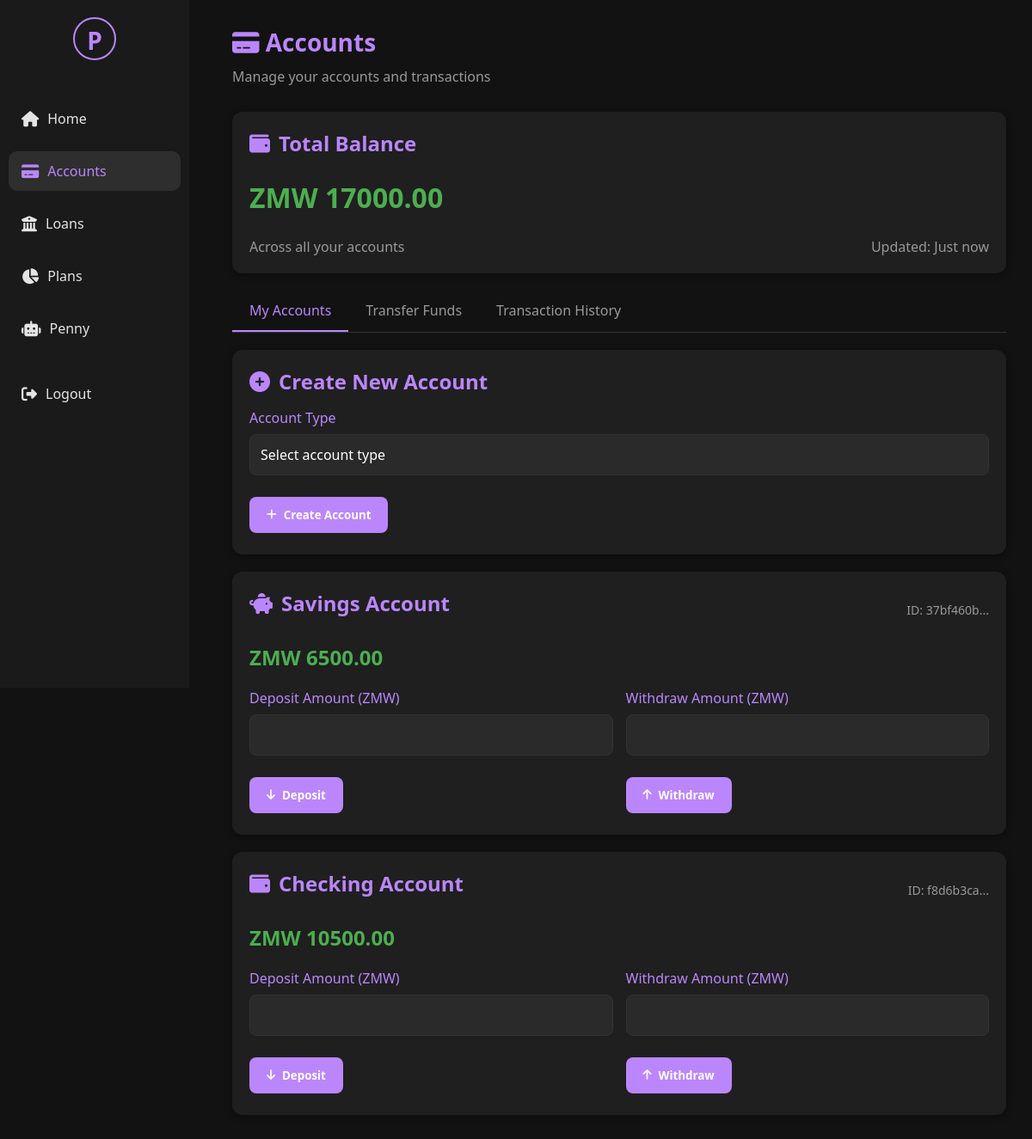
Page /accounts (signed in) on the committed database.
### tables this page shows
CREATE TABLE accounts (
                account_id TEXT PRIMARY KEY,
                user_id TEXT NOT NULL,
                account_type TEXT NOT NULL,
                balance REAL NOT NULL DEFAULT 0,
                active INTEGER NOT NULL DEFAULT 1
            );

### GUI/web_app.py (the view)
@app.route('/accounts')
@login_required
def accounts():
    user_id = session.get('user_id')
    print(f"🔍 Starting accounts page for user {user_id}")
    try:
        print("🔍 Step 1: Calling get_accounts_by_user...")
        start_time = time.time()
        user_accounts = account_service.get_accounts_by_user(user_id)
        print(f"✅ Step 1 completed in {time.time() - start_time:.2f}s - Found {len(user_accounts)} accounts")
        print("🔍 Step 2: Calculating total balance...")
        start_time = time.time()
        total_balance = sum(account['balance'] for account in user_accounts)
        print(f"✅ Step 2 completed in {time.time() - start_time:.2f}s - Total: {total_balance}")
        print("🔍 Step 3: Getting transaction history...")
        start_time = time.time()
        recent_transactions = []
        for account in user_accounts:
            print(f"🔍 Getting transactions for account {account['account_id']}")
            transactions = account_service.get_transaction_history(account['account_id'])
            print(f"✅ Found {len(transactions)} transactions for account {account['account_id']}")
            for transaction in transactions:
                recent_transactions.append({
                    'account_id': account['account_id'],
                    'account_type': account['account_type'],
                    'transaction_type': transaction[0],
                    'amount': transaction[1],
                    'timestamp': transaction[2]
                })
        print(f"✅ Step 3 completed in {time.time() - start_time:.2f}s - Total transactions: {len(recent_transactions)}")
        print("🔍 Step 4: Sorting transactions...")
        start_time = time.time()
        recent_transactions.sort(key=lambda x: x['timestamp'], reverse=True)
        recent_transactions = recent_transactions[:5]
        print(f"✅ Step 4 completed in {time.time() - start_time:.2f}s")
    except Exception as e:
        print(f"❌ Error in accounts route: {e}")
        import traceback
        traceback.print_exc()
        user_accounts = []
        total_balance = 0
        recent_transactions = []
        flash('Error loading accounts. Please try again.')
    print("🔍 Rendering template...")
    return render_template('accounts.html',
                         current_user={'username': session.get('full_name', session.get('username', 'User'))},
                         accounts=user_accounts,
                         total_balance=total_balance,
                         recent_transactions=recent_transactions)

### GUI/web_app.py (called while the page is built)
@app.teardown_appcontext
def teardown_db(exception):
    close_db_connection()

def login_required(f):
    @wraps(f)
    def decorated_function(*args, **kwargs):
        if 'user_id' not in session:
            flash('Please log in to access this page.')
            return redirect(url_for('login'))
        return f(*args, **kwargs)
    return decorated_function

### account/account_service.py (called while the page is built)
    def get_transaction_history(self, account_id: str):
        conn = None
        try:
            conn = get_db_connection()
            cursor = conn.cursor()
            cursor.execute('''
                SELECT transaction_type, amount, timestamp FROM transactions
                WHERE account_id = ? ORDER BY timestamp DESC
            ''', (account_id,))
            return cursor.fetchall()
        finally:
            if conn:
                conn.close()

    def get_accounts_by_user(self, user_id: str):
        user_id = str(user_id)
        conn = None
        try:
            conn = get_db_connection()
            cursor = conn.cursor()
            cursor.execute("SELECT * FROM accounts WHERE user_id = ?", (user_id,))
            rows = cursor.fetchall()
            accounts = []
            for row in rows:
                accounts.append({
                    "account_id": row[0],
                    "user_id": row[1],
                    "account_type": row[2],
                    "balance": row[3],
                    "active": bool(row[4])
                })
            return accounts
        finally:
            if conn:
                conn.close()

### database/db_helper.py (called while the page is built)
def get_db_connection():
    db_path = os.path.join(os.path.dirname(os.path.dirname(__file__)), 'database', 'penny.db')
    for attempt in range(3):
        try:
            conn = sqlite3.connect(db_path, timeout=20.0)  # 20 second timeout
            conn.row_factory = sqlite3.Row
            conn.execute('PRAGMA journal_mode=WAL')
            return conn
        except sqlite3.OperationalError as e:
            if "database is locked" in str(e) and attempt < 2:
                print(f"Database locked, retrying... (attempt {attempt + 1})")
                time.sleep(0.5 * (attempt + 1))  # Exponential backoff
                continue
            else:
                raise

def close_db_connection(conn=None):
    if conn:
        try:
            conn.close()
        except Exception as e:
            print(f"Error closing connection: {e}")

### GUI/templates/accounts.html (shortened to what this page needs)
{% extends "base.html" %}
{% block content %}
<div class="welcome-section">
    <h1><i class="fas fa-credit-card"></i> Accounts</h1>
    <p>Manage your accounts and transactions</p>
</div>
<div class="card balance-card">
    <h2><i class="fas fa-wallet"></i> Total Balance</h2>
    <div class="balance">ZMW {{ "%.2f"|format(total_balance) }}</div>
    <div class="account-details">
        <span>Across all your accounts</span>
        <span>Updated: Just now</span>
    </div>
</div>
<div class="tabs">
    <div class="tab active" data-tab="accounts">My Accounts</div>
    <div class="tab" data-tab="transfer">Transfer Funds</div>
    <div class="tab" data-tab="history">Transaction History</div>
</div>
<div class="tab-content active" id="accounts-tab">
    <div class="card">
        <h2><i class="fas fa-plus-circle"></i> Create New Account</h2>
        <form method="POST" action="{{ url_for('create_account') }}">
            <div class="form-group">
                <label for="account_type">Account Type</label>
                <select class="form-control" id="account_type" name="account_type" required>
                    <option value="">Select account type</option>
                </select>
            </div>
            <button type="submit" class="btn"><i class="fas fa-plus"></i> Create Account</button>
        </form>
    </div>
    {% if accounts %}
        {% for account in accounts %}
        <div class="card">
            <div class="account-header" style="display: flex; justify-content: space-between; align-items: center; margin-bottom: 15px;">
                <h2><i class="fas fa-{{ 'piggy-bank' if account.account_type == 'Savings' else 'wallet' }}"></i> {{ account.account_type }} Account</h2>
                <span class="account-id" style="color: #999; font-size: 14px;">ID: {{ account.account_id[:8] }}...</span>
            </div>
            <div class="balance" style="font-size: 24px; margin-bottom: 20px;">ZMW {{ "%.2f"|format(account.balance) }}</div>
            <div style="display: grid; grid-template-columns: 1fr 1fr; gap: 15px;">
                <form method="POST" action="{{ url_for('deposit') }}">
                    <div class="form-group">
                        <label for="deposit_amount_{{ account.account_id }}">Deposit Amount (ZMW)</label>
                        <input type="number" class="form-control" id="deposit_amount_{{ account.account_id }}" name="amount" step="0.01" min="0.01" required>
                    </div>
                    <button type="submit" class="btn"><i class="fas fa-arrow-down"></i> Deposit</button>
                </form>
                <form method="POST" action="{{ url_for('withdraw') }}">
                    <div class="form-group">
                        <label for="withdraw_amount_{{ account.account_id }}">Withdraw Amount (ZMW)</label>
                        <input type="number" class="form-control" id="withdraw_amount_{{ account.account_id }}" name="amount" step="0.01" min="0.01" required>
                    </div>
                    <button type="submit" class="btn"><i class="fas fa-arrow-up"></i> Withdraw</button>
                </form>
            </div>
        </div>
        {% endfor %}
    {% else %}
        <div class="card">
            <h2><i class="fas fa-info-circle"></i> No Accounts Yet</h2>
            <p>You don't have any accounts yet. Create your first account above to get started!</p>
        </div>
    {% endif %}
</div>
{% endblock %}

### GUI/static/css/style.css (style rules this page uses)
* { margin: 0; padding: 0; box-sizing: border-box; font-family: 'Segoe UI', Tahoma, Geneva, Verdana, sans-serif; }
body { background-color: #121212; color: #e4e4e4; display: flex; min-height: 100vh; }
h1, h2, h3, h4 { margin: 0 0 10px; }
.welcome-section { margin-bottom: 30px; }
.welcome-section h1 { color: #bb86fc; font-size: 28px; }
.welcome-section p { color: #999; }
.card { background: #1f1f1f; border-radius: 12px; padding: 20px; margin-bottom: 20px; box-shadow: 0 2px 8px rgba(0,0,0,0.4); }
.card h2 { color: #bb86fc; margin-bottom: 15px; display: flex; align-items: center; }
.card h2 i { margin-right: 10px; }
.balance-card { display: flex; flex-direction: column; gap: 10px; }
.balance { font-size: 32px; font-weight: bold; color: #4caf50; }
.account-details { display: flex; justify-content: space-between; margin-top: 15px; color: #999; }
.btn { background: #bb86fc; border: none; padding: 12px 20px; border-radius: 8px; color: white; font-weight: bold; cursor: pointer; margin: 5px 0; transition: background 0.3s; display: inline-flex; align-items: center; }
.btn i { margin-right: 8px; }
.form-group { margin-bottom: 20px; }
.form-group label { display: block; margin-bottom: 8px; color: #bb86fc; font-weight: 500; }
.form-control { width: 100%; padding: 12px; border-radius: 8px; border: 1px solid #333; background: #2a2a2a; color: white; font-size: 16px; }
.tabs { display: flex; border-bottom: 1px solid #333; margin-bottom: 20px; }
.tab { padding: 12px 20px; cursor: pointer; color: #999; border-bottom: 2px solid transparent; }
.tab.active { color: #bb86fc; border-bottom: 2px solid #bb86fc; }
.tab-content { display: none; }
.tab-content.active { display: block; }
input, textarea, select { -webkit-appearance: none; -moz-appearance: none; appearance: none; background: #2a2a2a; color: white; border: 1px solid #333; border-radius: 8px; padding: 12px; font-size: 16px; width: 100%; box-sizing: border-box; }
input[type="text"], input[type="password"], input[type="email"], input[type="number"], input[type="tel"], textarea { -webkit-appearance: none; -moz-appearance: none; appearance: none; }

### rows in the picture
accounts: account_type "Savings", account_id "37bf460b", balance "6500.00"
accounts: account_type "Checking", account_id "f8d6b3ca", balance "10500.00"

### other values in the picture
{{ "%.2f"|format(total_balance) }} "17000.00"
